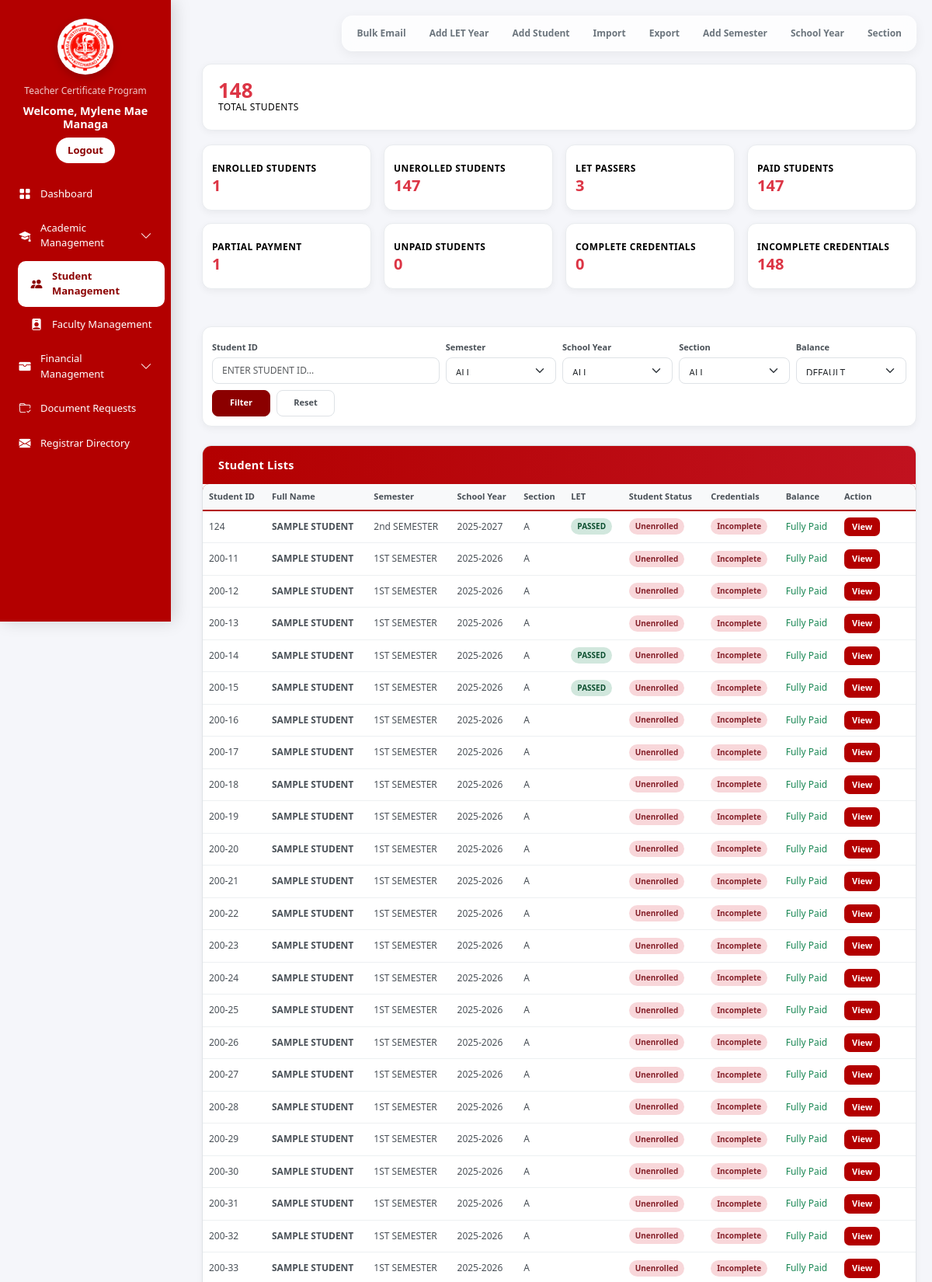
Page /student_list.php (signed in, upper part) on the committed database.
### tables this page shows
CREATE TABLE `students` (
  `id` int(11) NOT NULL,
  `student_id` varchar(50) NOT NULL,
  `fullname` varchar(100) NOT NULL,
  `contact_no` varchar(20) NOT NULL,
  `email_address` varchar(100) NOT NULL,
  `semester` varchar(50) NOT NULL,
  `school_year` varchar(20) NOT NULL,
  `section` varchar(50) NOT NULL,
  `status_type` enum('Unenrolled','Enrolled') NOT NULL DEFAULT 'Unenrolled',
  `requirements_status` varchar(50) DEFAULT NULL,
  `status_fee` enum('Fully Paid','Partially Paid','Unpaid') DEFAULT NULL,
  `status_credentials` enum('Complete','Incomplete','Pending') DEFAULT NULL,
  `let_status` tinyint(1) NOT NULL DEFAULT 0,
  `let_month` varchar(20) DEFAULT NULL,
  `let_year` varchar(10) DEFAULT NULL,
  `let_exam` tinyint(1) NOT NULL DEFAULT 0
);

### includes/student_query.php (called while the page is built, shortened)
<?php
$limit = 100;
$page = isset($_GET['page'])
    ? max(1, (int)$_GET['page'])
    : 1;
$where = "WHERE 1=1";
$offset = ($page - 1) * $limit;
$sql = "
    SELECT *
    FROM students
    $where
    ORDER BY fullname ASC
    LIMIT $offset, $limit
";
$result = mysqli_query(
    $conn,
    $sql
);
?>

### partials/student_table.php (the view, shortened to what this page needs)
<link rel="stylesheet" href="assets/css/student_table.css">
<div class="student-table-card">
    <div class="student-table-header">
        Student Lists
    </div>
    <div class="table-responsive">
        <table class="table student-table align-middle">
            <thead>
                <tr>
                    <th>Student ID</th>
                    <th>Full Name</th>
                    <th>Semester</th>
                    <th>School Year</th>
                    <th>Section</th>
                    <th>LET</th>
                    <th>Student Status</th>
                    <th>Credentials</th>
                    <th>Balance</th>
                    <th width="100">Action</th>
                </tr>
            </thead>
            <tbody id="studentTableBody">
            <?php
            if(mysqli_num_rows($result) > 0){
                while($row = mysqli_fetch_assoc($result)){
                    $student_id = mysqli_real_escape_string(
                        $conn,
                        $row['student_id']
                    );
                    $cred_res = mysqli_query($conn, "
                        SELECT *
                        FROM student_credentials
                        WHERE student_id='$student_id'
                    ");
                    $cred = mysqli_fetch_assoc($cred_res) ?: [];
                    $ctc_tor_granted =
                        !empty($cred['ctc_tor_granted']) &&
                        $cred['ctc_tor_granted'] == 1;
                    $ctc_request =
                        !empty($cred['ctc_request']) &&
                        $cred['ctc_request'] == 1;
                    $gmc =
                        !empty($cred['gmc']) &&
                        $cred['gmc'] == 1;
                    $psa =
                        !empty($cred['psa_birth_marriage_certificate']) &&
                        $cred['psa_birth_marriage_certificate'] == 1;
                    if(
                        $ctc_tor_granted &&
                        $ctc_request &&
                        $gmc &&
                        $psa
                    ){
                        $credential_badge = "
                            <span class='badge-status badge-complete'>
                                Complete
                            </span>
                        ";
                    }else{
                        $credential_badge = "
                            <span class='badge-status badge-incomplete'>
                                Incomplete
                            </span>
                        ";
                    }
$let_badge = '';
if(
    isset($row['let_status']) &&
    $row['let_status'] == 1
){
    $let_badge = "
        <span class='badge-status badge-complete'>
            PASSED
        </span>
    ";
}
                    $account_res = mysqli_query($conn, "
                        SELECT
                            registration_fee,
                            total_amount,
                            total_paid,
                            balance
                        FROM student_accounts
                        WHERE student_id='$student_id'
                        LIMIT 1
                    ");
                    $account = mysqli_fetch_assoc($account_res) ?: [];
                    $registration_fee =
                        (int)($account['registration_fee'] ?? 0);
                    $total_amount =
                        (float)($account['total_amount'] ?? 0);
                    $total_paid =
                        (float)($account['total_paid'] ?? 0);
                    if(
                        isset($account['balance']) &&
                        $account['balance'] !== null
                    ){
                        $balance = (float)$account['balance'];
                    }else{
                        $balance = $total_amount - $total_paid;
                    }
                    if($registration_fee == 1){
                        $student_status_badge = "
                            <span class='badge-status badge-official'>
                                Enrolled
                            </span>
                        ";
                    }else{
                        $student_status_badge = "
                            <span class='badge-status badge-unofficial'>
                                Unenrolled
                            </span>
                        ";
                    }
                    if($balance <= 0){
                        $payment_badge = "
                            <span class='text-success'>
                                Fully Paid
                            </span>
                        ";
                    }else{
                        $payment_badge = "
                            <span>
                                ₱".number_format($balance, 2)."
                            </span>
                        ";
                    }
                    echo "
                    <tr>
                        <td>
                            {$row['student_id']}
                        </td>
                        <td class='student-name'>
                            {$row['fullname']}
                        </td>
                        <td>
                            {$row['semester']}
                        </td>
                        <td>
                            {$row['school_year']}
                        </td>
                        <td>
                            {$row['section']}
                        </td>
                        <td>
                            {$let_badge}
                        </td>
                        <td>
                            {$student_status_badge}
                        </td>
                        <td>
                            {$credential_badge}
                        </td>
                        <td>
                            {$payment_badge}
                        </td>
                        <td>
                            <a
                                href='view_student.php?id={$row['id']}'
                                class='btn btn-view btn-sm'
                            >
                                View
                            </a>
                        </td>
                    </tr>
                    ";
                }
            }
            ?>
            </tbody>
        </table>
    </div>
</div>

### assets/css/student_list.css (style rules this page uses)
* { margin:0; padding:0; box-sizing:border-box; font-family:'Segoe UI', Tahoma, sans-serif; }
body { background:#f4f6f9; }
.table thead { background:#b30000; color:white; }
.table-responsive { overflow-x:auto; }
table { min-width:700px; }

### assets/css/sidebar.css (style rules this page uses)
html { overflow-y:scroll; }
body { display:flex; margin:0; font-family:'Segoe UI',sans-serif; background:#f5f6fa; }

### assets/css/student_table.css (style rules this page uses)
.student-table-card { background:#ffffff; border-radius:12px; overflow:hidden; border:1px solid #dee2e6; box-shadow:0 2px 8px rgba(0,0,0,.05); width:100%; }
.student-table { margin-bottom:0; width:100%; }
.student-table thead th { background:#f8f9fa; color:#495057; font-size:clamp(11px,1vw,13px); font-weight:700; border-bottom:2px solid #b30000; padding:clamp(8px,1vw,12px); white-space:nowrap; }
.student-table tbody td { padding:clamp(8px,1vw,12px); vertical-align:middle; font-size:clamp(12px,1vw,14px); color:#495057; white-space:nowrap; }
.student-table tbody tr { transition:.2s; }
.student-name { font-weight:600; color:#212529; }
.badge-status { padding:4px 10px; border-radius:30px; font-size:11px; font-weight:600; display:inline-block; white-space:nowrap; }
.badge-official, .badge-complete, .badge-paid { background:#d1e7dd; color:#0f5132; }
.badge-unofficial, .badge-incomplete, .badge-unpaid { background:#f8d7da; color:#842029; }
.student-table-header { background:linear-gradient(90deg,#b30000,#C1121F); color:#fff; padding:clamp(10px,1.5vw,14px) clamp(12px,2vw,20px); font-size:clamp(13px,1.2vw,15px); font-weight:600; letter-spacing:.3px; }
.btn-view { background:#b30000; color:#fff; border:none; border-radius:7px; padding:5px 12px; font-size:12px; font-weight:600; transition:.2s; white-space:nowrap; }
.student-table tbody tr td { border-color:#edf0f2; }
.student-table thead th:first-child { border-top-left-radius:8px; }
.student-table thead th:last-child { border-top-right-radius:8px; }
@media (max-width:1366px) { .student-table thead th { padding:8px; font-size:11px; } }
@media (max-width:1366px) { .student-table tbody td { padding:8px; font-size:12px; } }
@media (max-width:1366px) { .badge-status { padding:3px 8px; font-size:10px; } }
@media (max-width:1366px) { .btn-view { padding:4px 10px; font-size:11px; } }

### assets/css/send_bulk.css (style rules this page uses)
.student-name { font-size:13px; font-weight:700; color:#212529; }

### rows in the picture
students: student "124", fullname "SAMPLE STUDENT", semester "2nd SEMESTER", school_year "2025-2027", section "A", let_status "PASSED"
students: student "200-11", fullname "SAMPLE STUDENT", semester "1ST SEMESTER", school_year "2025-2026", section "A"
students: student "200-12", fullname "SAMPLE STUDENT", semester "1ST SEMESTER", school_year "2025-2026", section "A"
students: student "200-13", fullname "SAMPLE STUDENT", semester "1ST SEMESTER", school_year "2025-2026", section "A"
students: student "200-14", fullname "SAMPLE STUDENT", semester "1ST SEMESTER", school_year "2025-2026", section "A", let_status "PASSED"
students: student "200-15", fullname "SAMPLE STUDENT", semester "1ST SEMESTER", school_year "2025-2026", section "A", let_status "PASSED"
students: student "200-16", fullname "SAMPLE STUDENT", semester "1ST SEMESTER", school_year "2025-2026", section "A"
students: student "200-17", fullname "SAMPLE STUDENT", semester "1ST SEMESTER", school_year "2025-2026", section "A"
students: student "200-18", fullname "SAMPLE STUDENT", semester "1ST SEMESTER", school_year "2025-2026", section "A"
students: student "200-19", fullname "SAMPLE STUDENT", semester "1ST SEMESTER", school_year "2025-2026", section "A"
students: student "200-20", fullname "SAMPLE STUDENT", semester "1ST SEMESTER", school_year "2025-2026", section "A"
students: student "200-21", fullname "SAMPLE STUDENT", semester "1ST SEMESTER", school_year "2025-2026", section "A"
students: student "200-22", fullname "SAMPLE STUDENT", semester "1ST SEMESTER", school_year "2025-2026", section "A"
students: student "200-23", fullname "SAMPLE STUDENT", semester "1ST SEMESTER", school_year "2025-2026", section "A"
students: student "200-24", fullname "SAMPLE STUDENT", semester "1ST SEMESTER", school_year "2025-2026", section "A"
students: student "200-25", fullname "SAMPLE STUDENT", semester "1ST SEMESTER", school_year "2025-2026", section "A"
students: student "200-26", fullname "SAMPLE STUDENT", semester "1ST SEMESTER", school_year "2025-2026", section "A"
students: student "200-27", fullname "SAMPLE STUDENT", semester "1ST SEMESTER", school_year "2025-2026", section "A"
students: student "200-28", fullname "SAMPLE STUDENT", semester "1ST SEMESTER", school_year "2025-2026", section "A"
students: student "200-29", fullname "SAMPLE STUDENT", semester "1ST SEMESTER", school_year "2025-2026", section "A"
students: student "200-30", fullname "SAMPLE STUDENT", semester "1ST SEMESTER", school_year "2025-2026", section "A"
students: student "200-31", fullname "SAMPLE STUDENT", semester "1ST SEMESTER", school_year "2025-2026", section "A"
students: student "200-32", fullname "SAMPLE STUDENT", semester "1ST SEMESTER", school_year "2025-2026", section "A"
students: student "200-33", fullname "SAMPLE STUDENT", semester "1ST SEMESTER", school_year "2025-2026", section "A"

### other values in the picture
$fullname "Mylene Mae Managa"
$total_students "148"
$total_official_students "1"
$total_unofficial_students "147"
$total_let_passers "3"
$total_paid_students "147"
$total_partial_students "1"
$total_unpaid_students "0"
$total_complete_students "0"
$total_incomplete_students "148"
